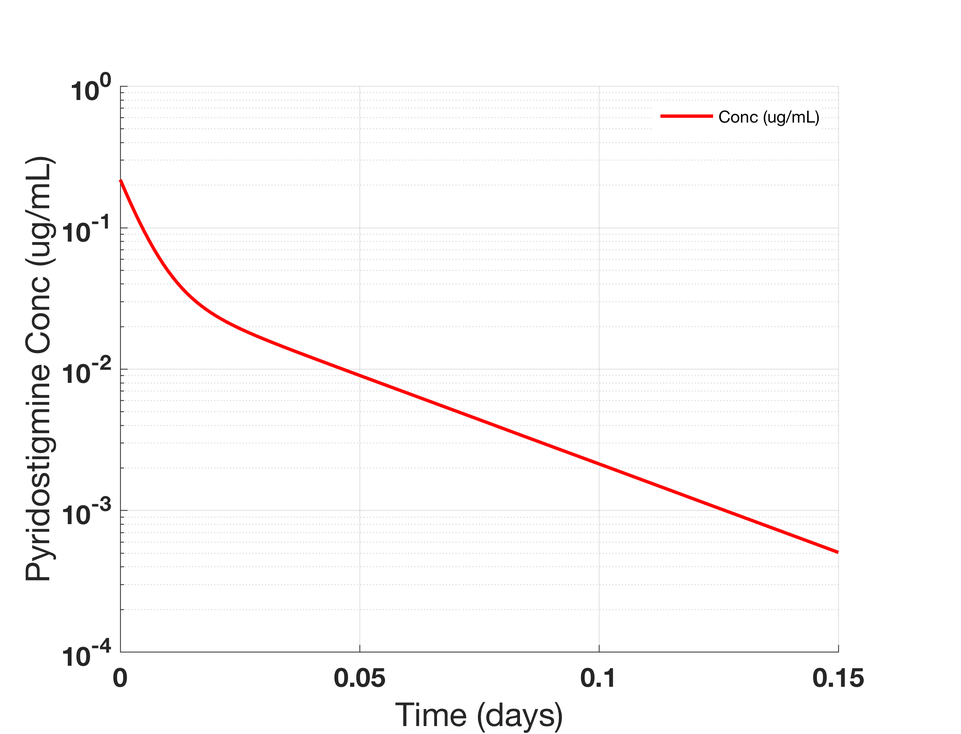
%> input picture CaseStudies/CaseStudy3/casestudy3_Example1_Fig_1.png, 961 x 734 px, shrunk from 2421 x 1850 before the run
$ octave --eval "result = iconRead('../CaseStudies/CaseStudy3/casestudy3_Example1_Fig_1.png');"   (GNU Octave 9; MATLAB toolbox functions it lacks are replaced by stand-ins)
%> lines starting %> are read from the running program, lines starting %| are printed output that depends on the picture; in (x1, y1, x2, y2) boxes, pixels count from 0 and x2, y2 are one past the last pixel; in counts of white or black regions, pixels touching at a corner belong together; the program's own positions count from 1
function cdata = iconRead(filename,guessalpha)
% ICONREAD read an image file and convert it to CData for a HG icon.
%
% CDATA=ICONREAD(FILENAME)
%   Read an image file and convert it to CData with automatic transparency
%   handling. If the image has transparency data, PNG files sometimes do,
%   the transparency data is used. If the image has no CData, the top left
%   pixel is treated as the transparent color.
%
% CDATA=ICONREAD(FILENAME, FALSE)
%   Same as above but supress the usage of the top left pixel for images
%   with no transparency data. This may require the caller to handle the
%   transparency explicitly. View the contents of this m-file for an
%   example of how to handle transparency.
%
% Example:
%
% icon = fullfile(matlabroot,'toolbox','matlab','icons','matlabicon.gif');
% uitoggletool('CData',iconread(icon));
%
% See also IMREAD.

% Copyright 2013-2017 The MathWorks, Inc.
%
% Auth/Revision:
%   MathWorks Consulting
%   $Author: agajjala $
%   $Revision: 420 $
%   $Date: 2017-12-07 14:47:44 -0500 (Thu, 07 Dec 2017) $
% ---------------------------------------------------------------------

if nargin < 2
    guessalpha = true;
end

[~,~,ext] = fileparts(filename);

% if this is a mat-file, look for the varible cdata (or something like it)
if isequal(lower(ext),'.mat')
    cdata = [];
    s = whos('-file',filename);
    for i=1:length(s)
        if ~isempty(strfind(lower(s(i).name), 'cdata'))
            data = load(filename,s(i).name);
            cdata = data.(s(i).name);
        end
    end
    return
end

[cdata,map,alpha] = imread(filename);
%> cdata is the input picture: size 734x961x3 uint8; mean R, G, B 251.6, 250.6, 250.6
%> map = []; alpha = []
if isempty(cdata)
    return;
end

if isempty(map)
    if isinteger(cdata)
        cname = class(cdata);
%> cname = 'uint8'
        cdata=double(cdata);
%> cdata: size 734x961x3 double
        cdata = cdata/double(intmax(cname));
    else
        cdata=double(cdata);
        cdata = cdata/255;
    end
else
    cdata = ind2rgb(cdata,map);
end

if isempty(alpha)
    if ~guessalpha
        return;
    end
    % guess the alpha pixel by using the top left pixel in the icon
    ap1 = cdata(1,1,1);
%> ap1 = 1
    ap2 = cdata(1,1,2);
%> ap2 = 1
    ap3 = cdata(1,1,3);
%> ap3 = 1
    alpha = cdata(:,:,1) == ap1 & cdata(:,:,2) == ap2 & cdata(:,:,3) == ap3;
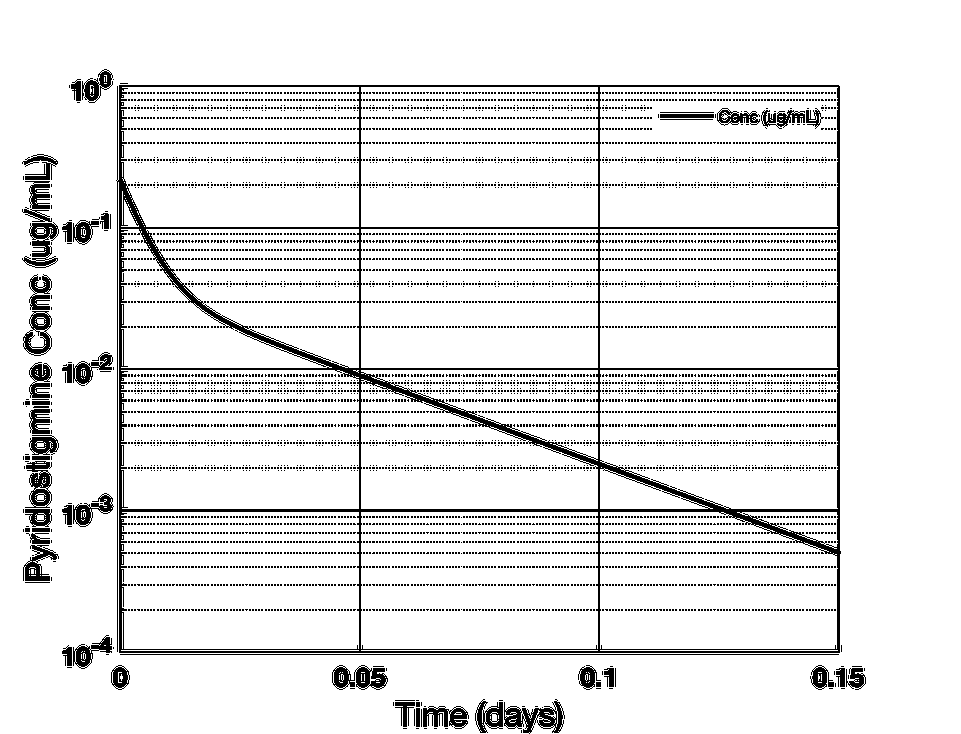
%> alpha: size 734x961 logical; 90.3% white; black in thin lines or dots, all inside (x1, y1, x2, y2) = (22, 69, 866, 734)
    alpha = ~alpha;
end

% process alpha data
r = cdata(:,:,1);
r(alpha == 0) = NaN;
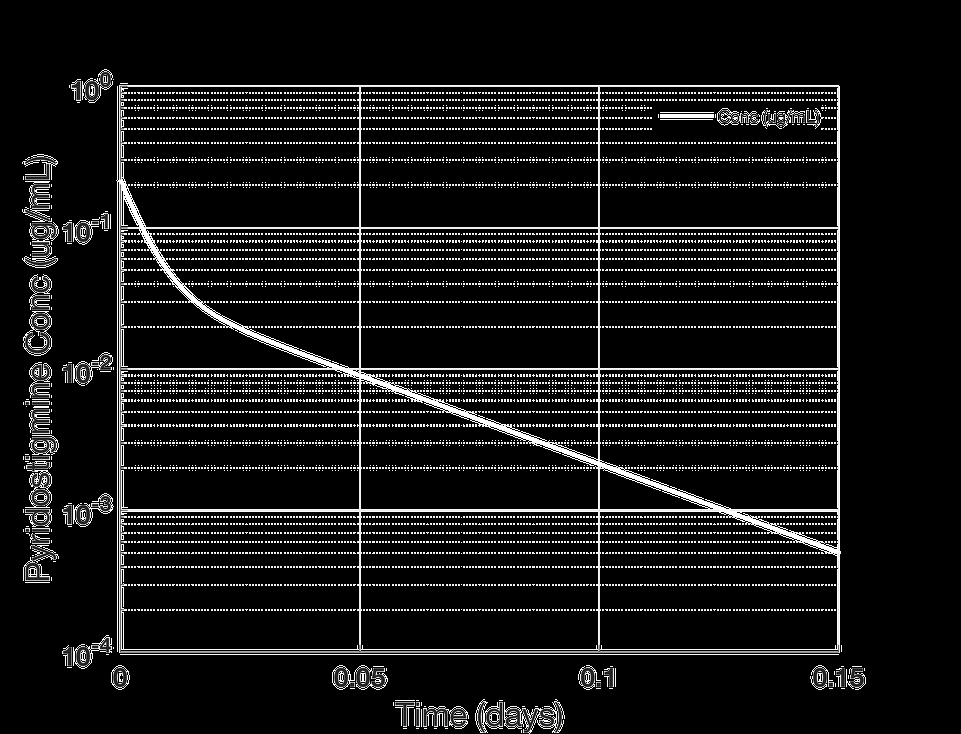
%> r: size 734x961 double; 90.31% of the values are NaN or infinite; the others: min 0, max 1, mean 0.864; drawn with min black, max white, NaN and infinite black
g = cdata(:,:,2);
g(alpha == 0) = NaN;
b = cdata(:,:,3);
b(alpha == 0) = NaN;
cdata = cat(3,r,g,b);
%> cdata: size 734x961x3 double; 90.31% of the values are NaN or infinite; the others: min 0, max 1, mean 0.835

$ run again, on CaseStudies/CaseStudy3/casestudy3_Example1_Fig_2.png
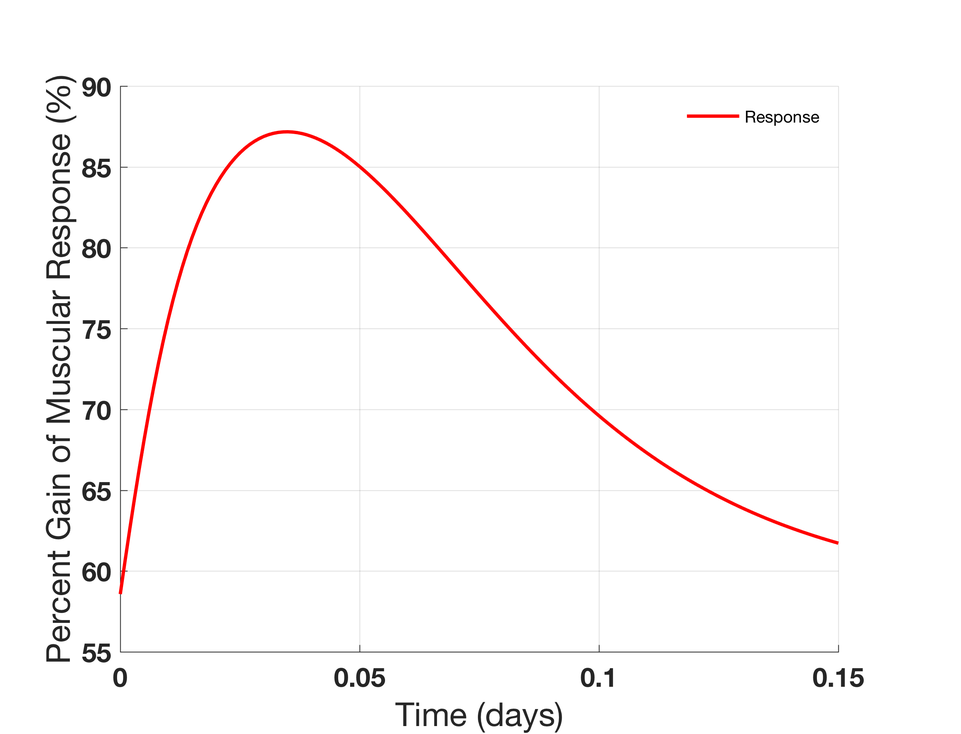
%> input picture CaseStudies/CaseStudy3/casestudy3_Example1_Fig_2.png, 961 x 734 px, shrunk from 2421 x 1850 before the run
%> in iconRead, cdata is the input picture: size 734x961x3 uint8; mean R, G, B 251.5, 250, 250
%> in iconRead, `[cdata,map,alpha] = imread(filename);`: map = []
%> ap1 = 1
%> in iconRead, `alpha = cdata(:,:,1) == ap1 & cdata(:,:,2) == ap2 & cdata(:,:,3) == ap3;`:
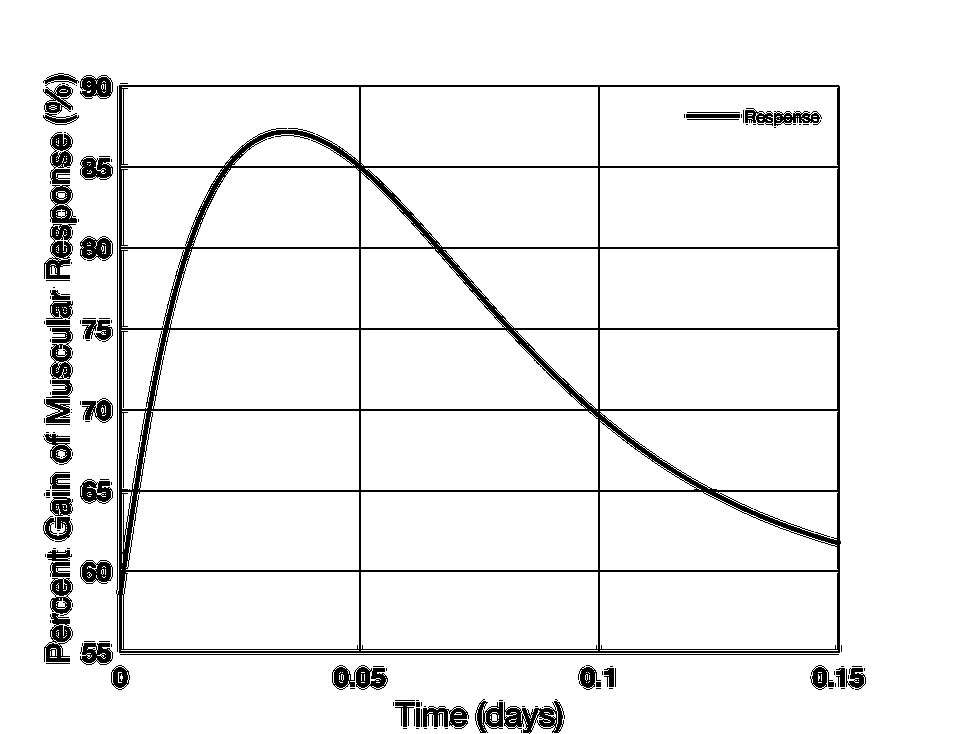
%> alpha: size 734x961 logical; 93.5% white; 149 black regions (95 under 20 px), largest, box (x1, y1, x2, y2) and area: (116, 85, 841, 653) 26408, (44, 578, 73, 662) 1246, (504, 699, 565, 734) 1002
%> in iconRead, `r(alpha == 0) = NaN;`:
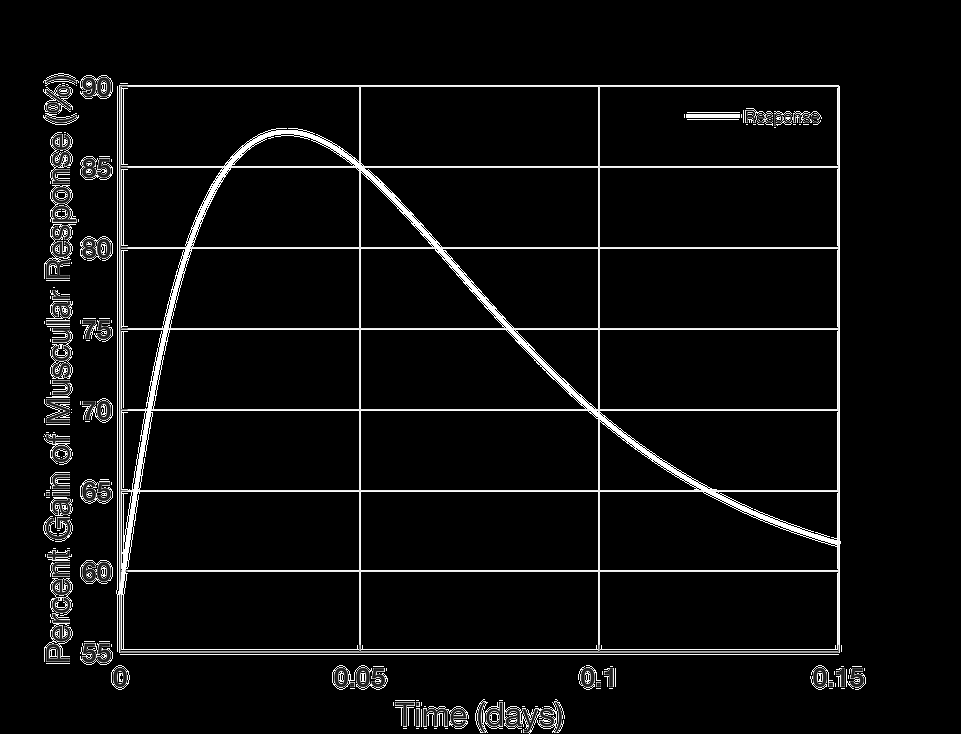
%> r: size 734x961 double; 93.52% of the values are NaN or infinite; the others: min 0, max 1, mean 0.787; drawn with min black, max white, NaN and infinite black

$ run again, on CaseStudies/CaseStudy3/casestudy3_Example2_Fig_1.png
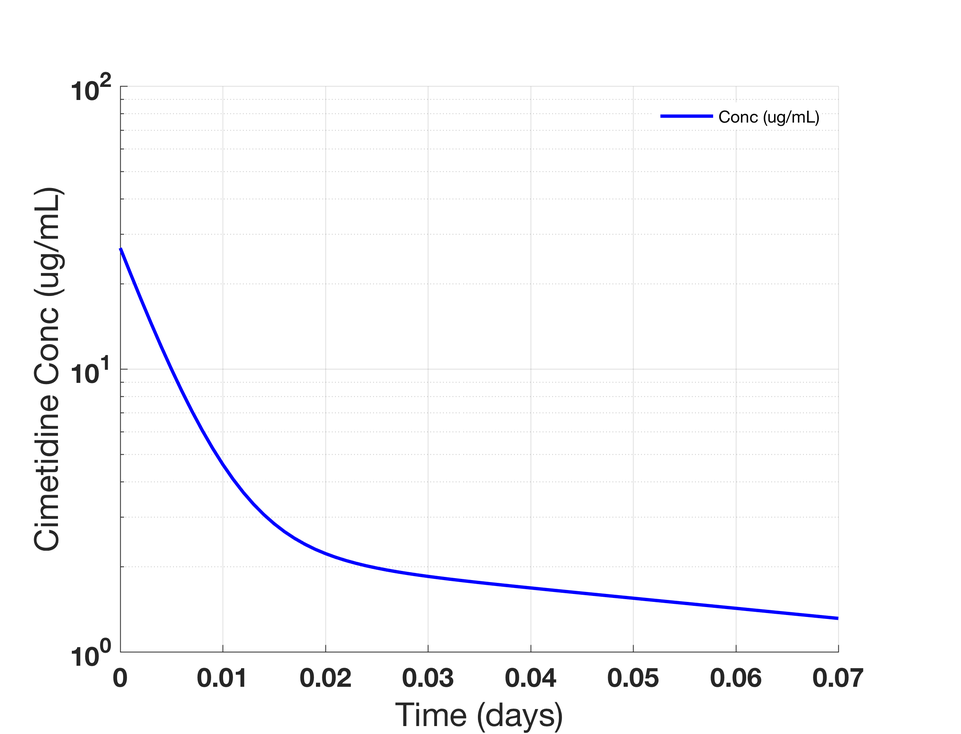
%> input picture CaseStudies/CaseStudy3/casestudy3_Example2_Fig_1.png, 961 x 734 px, shrunk from 2421 x 1850 before the run
%> in iconRead, cdata is the input picture: size 734x961x3 uint8; mean R, G, B 250.4, 250.4, 251.6
%> in iconRead, `[cdata,map,alpha] = imread(filename);`: map = []
%> ap1 = 1
%> in iconRead, `alpha = cdata(:,:,1) == ap1 & cdata(:,:,2) == ap2 & cdata(:,:,3) == ap3;`:
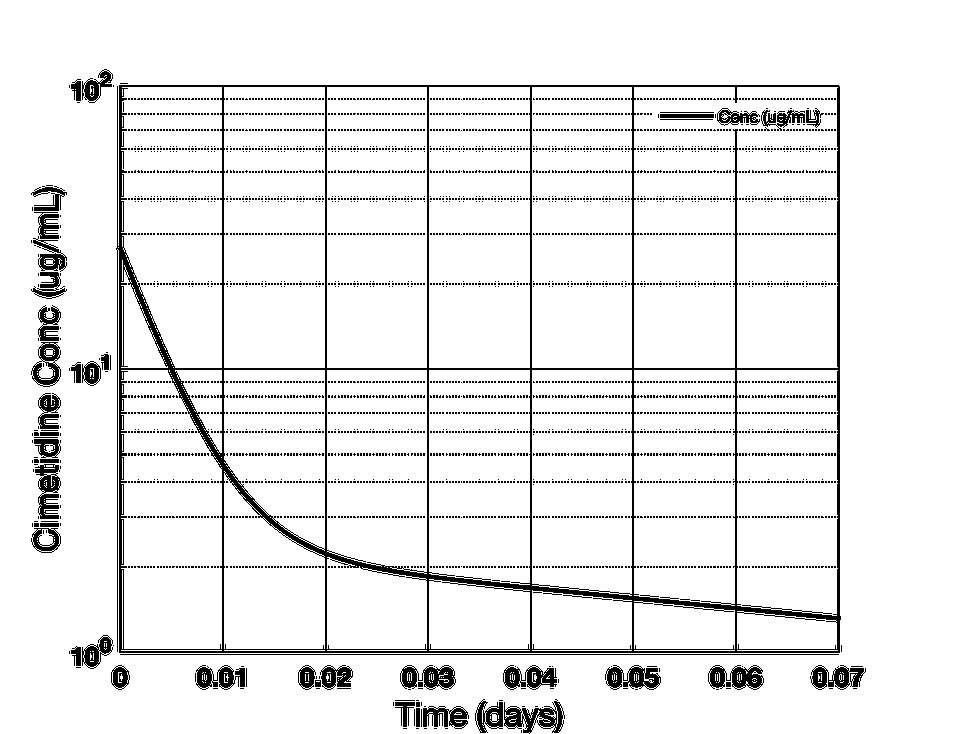
%> alpha: size 734x961 logical; 92.1% white; 4235 black regions (4185 under 20 px), largest, box (x1, y1, x2, y2) and area: (116, 85, 841, 653) 22416, (504, 699, 565, 734) 1002, (400, 665, 456, 690) 844
%> in iconRead, `r(alpha == 0) = NaN;`:
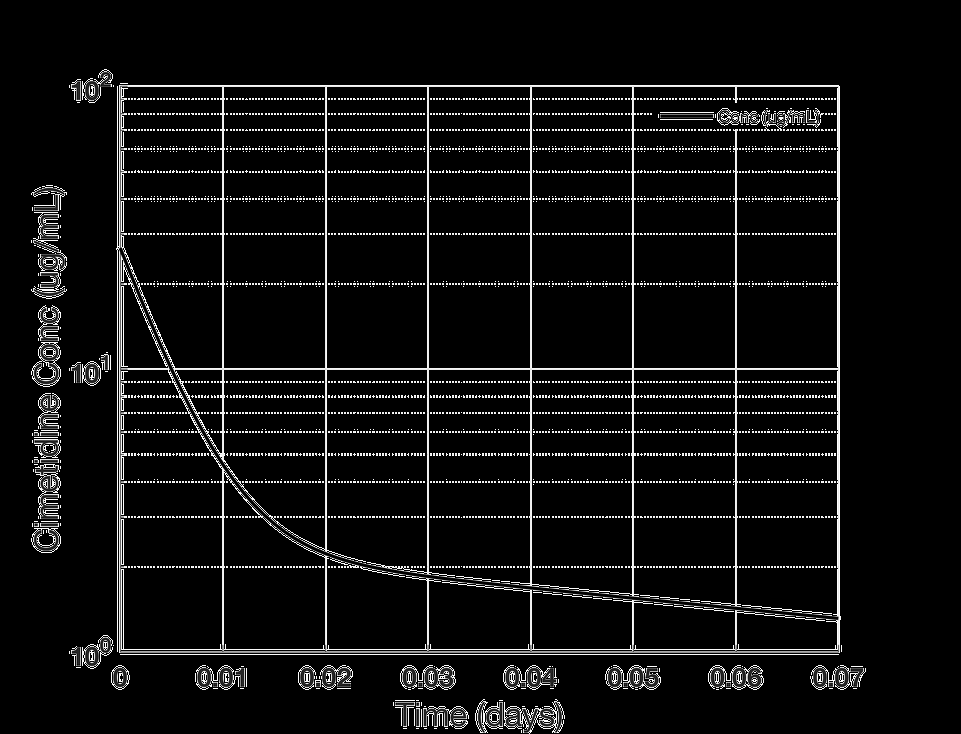
%> r: size 734x961 double; 92.14% of the values are NaN or infinite; the others: min 0, max 1, mean 0.772; drawn with min black, max white, NaN and infinite black

$ run again, on CaseStudies/CaseStudy3/casestudy3_Example2_Fig_2.png
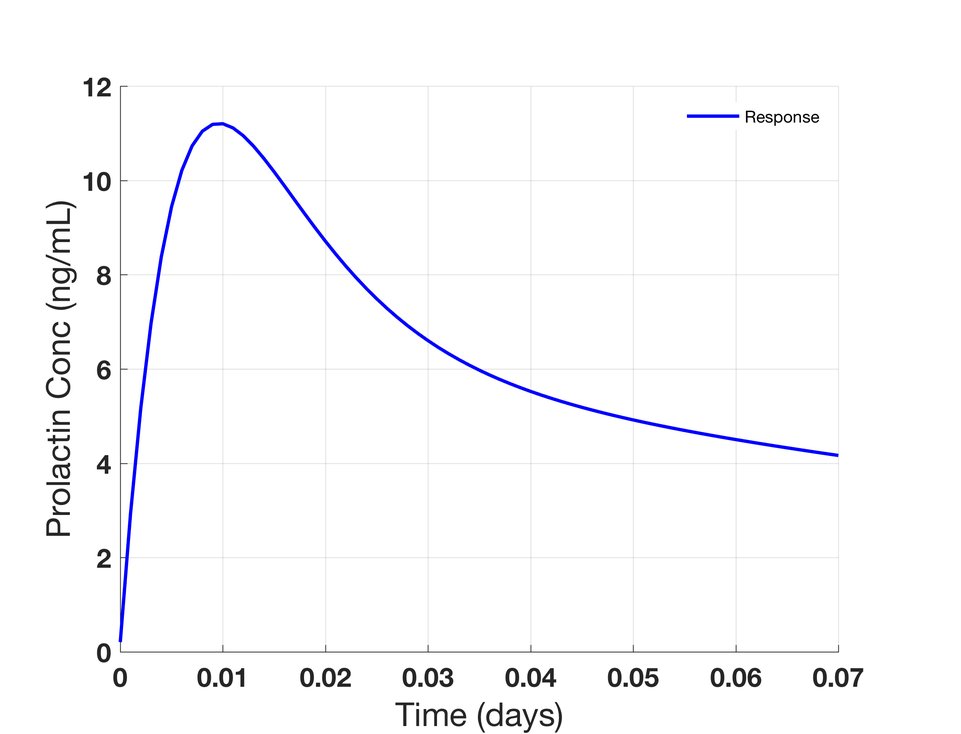
%> input picture CaseStudies/CaseStudy3/casestudy3_Example2_Fig_2.png, 961 x 734 px, shrunk from 2421 x 1850 before the run
%> in iconRead, cdata is the input picture: size 734x961x3 uint8; mean R, G, B 250.1, 250.1, 251.7
%> in iconRead, `[cdata,map,alpha] = imread(filename);`: map = []
%> ap1 = 1
%> in iconRead, `alpha = cdata(:,:,1) == ap1 & cdata(:,:,2) == ap2 & cdata(:,:,3) == ap3;`:
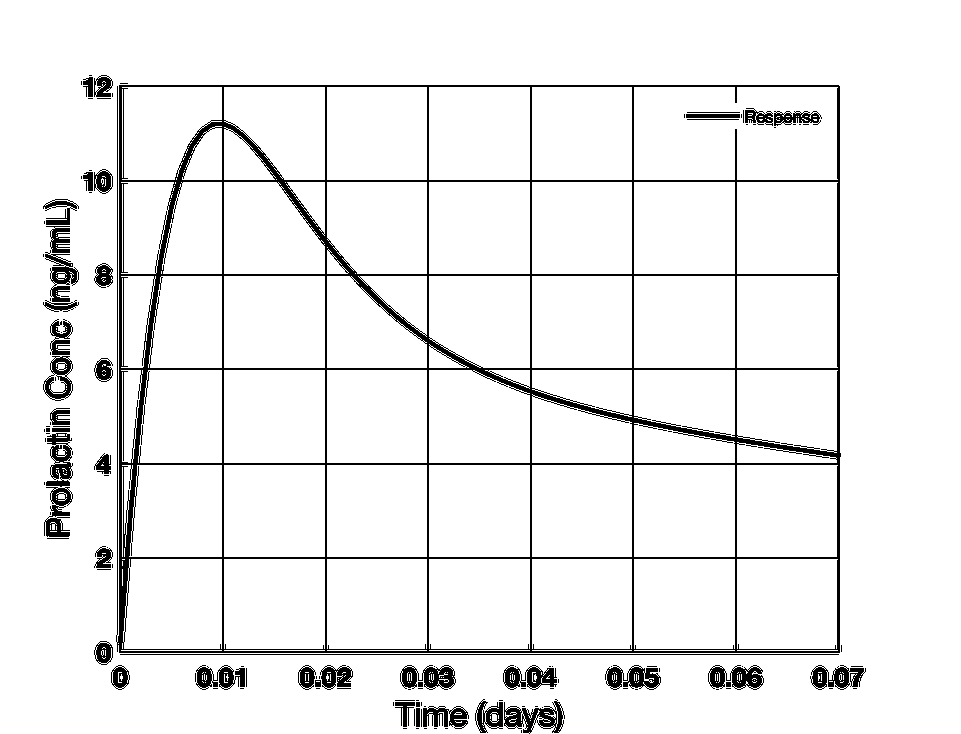
%> alpha: size 734x961 logical; 93.3% white; 135 black regions (89 under 20 px), largest, box (x1, y1, x2, y2) and area: (116, 85, 841, 653) 29689, (504, 699, 565, 734) 1002, (400, 665, 456, 690) 844
%> in iconRead, `r(alpha == 0) = NaN;`:
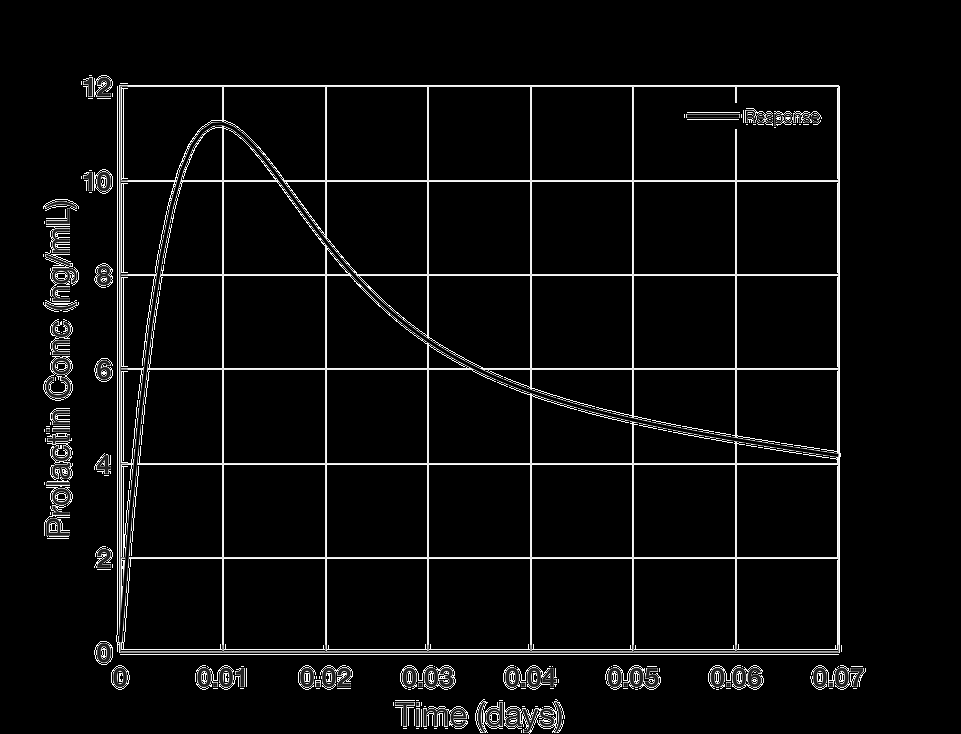
%> r: size 734x961 double; 93.31% of the values are NaN or infinite; the others: min 0, max 1, mean 0.714; drawn with min black, max white, NaN and infinite black
